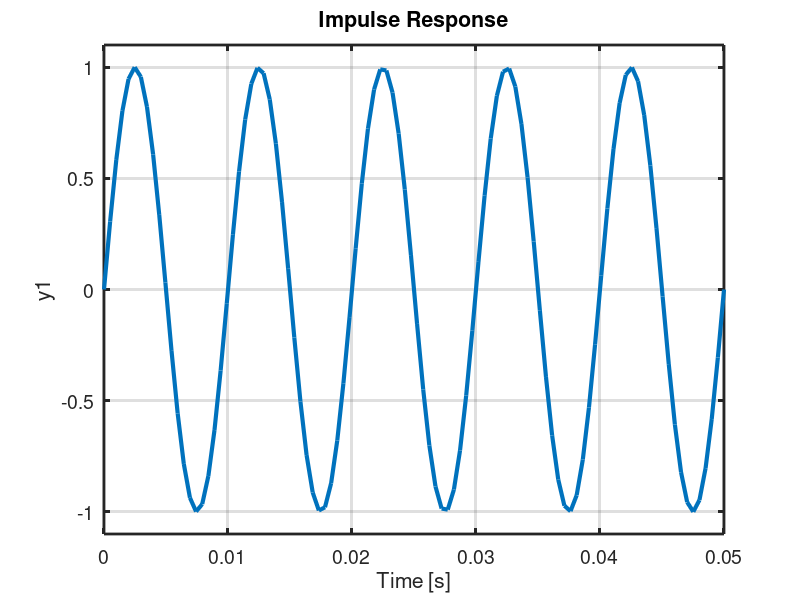
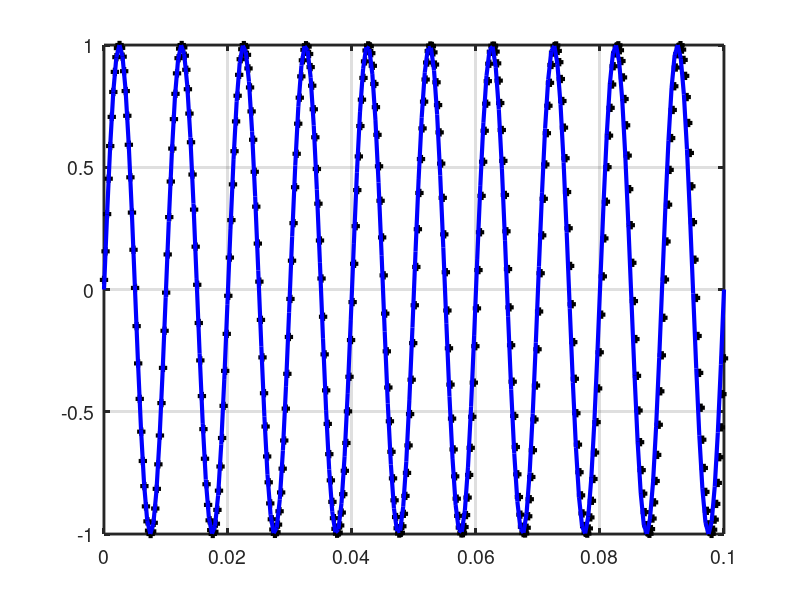
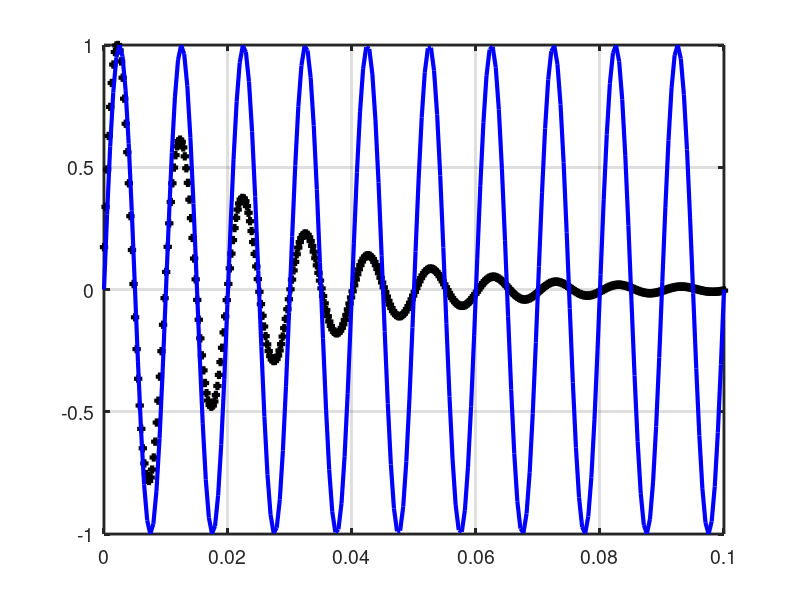
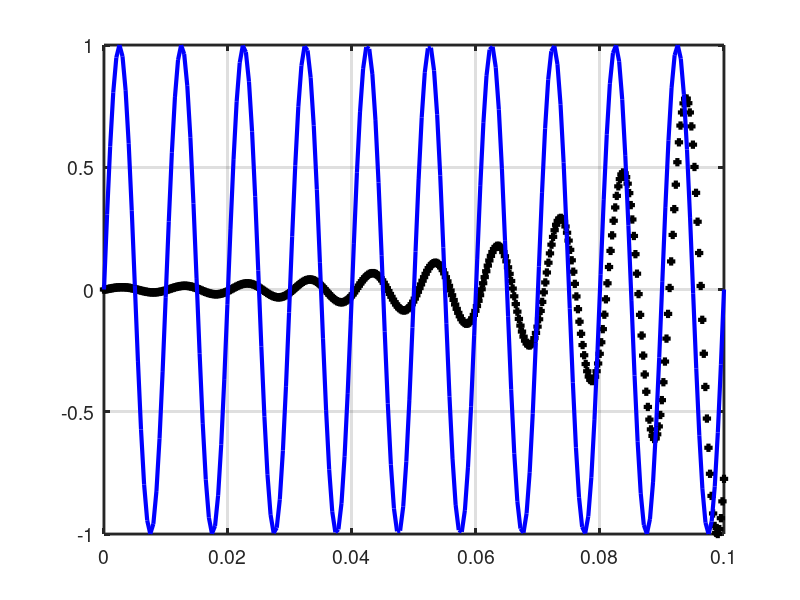

These charts were generated, in order, by the following MATLAB code:
%%%%%%%%%%%%%%%%%%%%%%%%%%%%%%%%%%%%%%%%%%%%%%%%%%%%%%%%%%%%%%%%%%%%%% 0 - Projeto de sistema dinâmico discreto%% %% a. Sistema dinâmico com resposta senoidal%%%%%%  27 de Outubro de 2021%%%%%%%%%%%%%%%%%%%%%%%%%%%%%%%%%%%%%%%%%%%%%%%%%%%%%%%%%%%%%%%%%%%%%%%% 1 - Preparação do código %% %% Boas práticas: limpeza de variáveis; variáveis globais%% Constantes; carregar bibliotecas;...%%%%% Limpezaclc;          % limpa visual da tela de comandosclose all;    % limpa as figurasclear all;    % limpa as variáveis%%% Pacote de controlepkg load control         %%% Polos e zeros pkg load signal          %%% --> Bilinear%%%%%%%%%%%%%%%%%%%%%%%%%%%%%%%%%%%%%%%%%%%%%%%%%%%%%%%%%%%%%%%%%%%%%% 2 - Tempo contínuo %% N = 200*pi;                  % NumeradorD = [1 0 (200*pi)^2];        % Denominador%%% Filtro passa baixas contínuoHs = tf(N,D);%%% Criar uma senoide artificial com To = 5/100 segundosTo    = 1/100;                % período da senóideomega = 2*pi/To;              % frequência angularNp    = 1e5;                  % número de pontos do gráficotempo = linspace(0,0.5,Np);  % vetor de tempox     = sin(omega*tempo);     % senóide%%% Filtrando o sinal x(t)x_f = lsim(Hs,x,tempo);%%% Visualizaçãofigure()impulse(Hs,0.05);%%% Aprimora a aparência do gráficoset(findall(gcf,'Type','line'),'LineWidth',3);set(gca,'FontSize',14,'LineWidth',2);%%%%%%%%%%%%%%%%%%%%%%%%%%%%%%%%%%%%%%%%%%%%%%%%%%%%%%%%%%%%%%%%%%%%%% 3 - Tempo discreto %% % Ap3 --> y = (1/k1)*(-ya*k2 - y2a*k3 + x*a + 2*a*xa +a*x2a)%%% Escolha da taxa de amostragemFs = 4000;   % A senoide tem 2Hz, devendo ser amostrada com 4Hz (min)T  = 1/Fs;  % Taxa de amostragemtd    = linspace(0,0.1,0.1/T);%%% Criar o impulsoxi    = [1 zeros(1,Np-1)];%%% Valores iniciais das variáveisya   = 0;y2a  = 0;xa   = 0; x2a  = 0;%%% Calcular as constantesa  = 200*pi;k1 = (2/T)^2+ a^2;k2 = 2*a^2-2*(2/T)^2;k3 = (2/T)^2+ a^2;for k = 1:length(td)    y(k) = (1/k1)*(-ya*k2 - y2a*k3 + xi(k)*a + 2*a*xa +a*x2a);    %%% Atualizar o valores    y2a = ya;  ya  = y(k);  x2a = xa;  xa  = xi(k);  end%%% Acerto da amplitudeymax = max(abs(y));   % determina o valor máximo do módulo de yy    = y/ymax;        % normaliza o valor máximo[Ys,tempo,X0] = impulse(Hs,0.1)%%% Visualizando a resposta do sistema ao impulsofigure()plot(td,y,'k+'); grid; hold; plot(tempo,Ys,'b-');%%% Aprimora a aparência do gráficoset(findall(gcf,'Type','line'),'LineWidth',3);set(gca,'FontSize',14,'LineWidth',2);%%%%%%%%%%%%%%%%%%%%%%%%%%%%%%%%%%%%%%%%%%%%%%%%%%%%%%%%%%%%%%%%%%%%%% 4 - Tempo discreto %% % Ap2 --> y = (1/(1+aˆ2*Tˆ2))*(2*ya) - y2a + x*a*T^2%%% Valores iniciais das variáveisya   = 0;y2a  = 0;xa   = 0; x2a  = 0;for k = 1:length(td)    y(k) = (1/(1+a^2*T^2))*(2*ya - y2a + xi(k)*a*T^2);    %%% Atualizar o valores    y2a = ya;  ya  = y(k);  x2a = xa;  xa  = xi(k);  end%%% Acerto da amplitudeymax = max(abs(y));   % determina o valor máximo do módulo de yy    = y/ymax;        % normaliza o valor máximo%%% Visualizando a resposta do sistema ao impulsofigure()plot(td,y,'k+'); grid; hold; plot(tempo,Ys,'b-')%%% Aprimora a aparência do gráficoset(findall(gcf,'Type','line'),'LineWidth',3);set(gca,'FontSize',14,'LineWidth',2);%%%%%%%%%%%%%%%%%%%%%%%%%%%%%%%%%%%%%%%%%%%%%%%%%%%%%%%%%%%%%%%%%%%%%% 5 - Tempo discreto %% % Ap1 --> y = a*T^2x2a + 2*ya -(1+ a^2*T^2)*y2a%%% Valores iniciais das variáveisya   = 0;y2a  = 0;xa   = 0; x2a  = 0;for k = 1:length(td)    y(k) = a*T^2*x2a + 2*ya -(1+ a^2*T^2)*y2a;    %%% Atualizar o valores    y2a = ya;  ya  = y(k);  x2a = xa;  xa  = xi(k);  end%%% Acerto da amplitudeymax = max(abs(y));   % determina o valor máximo do módulo de yy    = y/ymax;        % normaliza o valor máximo%%% Visualizando a resposta do sistema ao impulsofigure()plot(td,y,'k+'); grid; hold; plot(tempo,Ys,'b-')%%% Aprimora a aparência do gráficoset(findall(gcf,'Type','line'),'LineWidth',3);set(gca,'FontSize',14,'LineWidth',2);%%%%%%%%%%%%%%%%%%%%%%%%%%%%%%%%%%%%%%%%%%%%%%%%%%%%%%%%%%%%%%%%%%%%%% 6 - Analisando os resultados%% clc;display('Funções de transferência...')%%% AP1: Função de transferênciaN1 = a*T^2;D1 = [1 -2 1+a^2*T^2];G1 = tf(N1,D1,T)%%% AP2: Função de transferênciaN2 = [a*T^2 0 0];D2 = [1+a^2*T^2 -2 1];G2 = tf(N2,D2,T)%%% AP3: Função de transferênciaN3 = a*[1 2 1];D3 = [(2/T)^2+a^2 (2*a^2-2*(2/T)^2) (2/T)^2+a^2];G3 = tf(N3,D3,T);display('Polos de cada aproximação...') p1 = roots(D1)p2 = roots(D2)p3 = roots(D3)display('Módulo dos polos...') abs(p1)abs(p2)abs(p3)display('Investigando a diferença de frequência...') %%% determino a fase do polofase = angle(p3)*180/pi%%% determinar a frequência do polo%%% 180  --> Fs/2%%% fase --> fxfx = fase*(Fs/2)/180